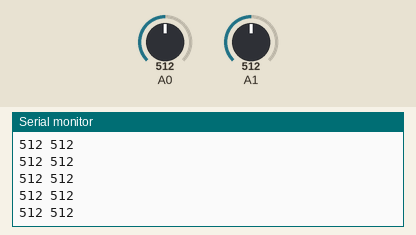
This sketch was run on a simulated Arduino Uno, built with avr-gcc and run on an emulated ATmega328P. Parts: the last lines printed to the serial monitor. Inputs (shaded band) come from the test bench; at power-on: A0 = 512, A1 = 512.

Above: at 1.2 s.
1.3 s: A0 set to 716
At 1.68 s:
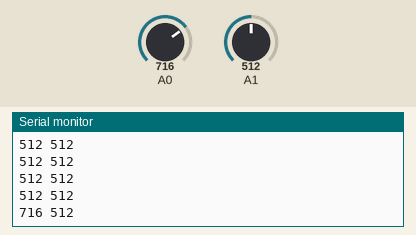
2.8 s: A1 set to 716
At 2.94 s:
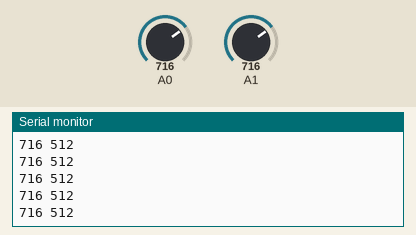
4.3 s: A0 set to 900
At 4.44 s:
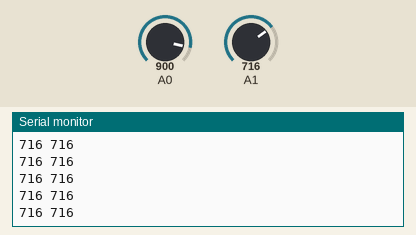
5.8 s: A1 set to 900
At 5.94 s:
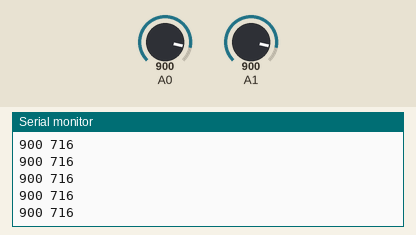
Timing chart, 0 to 8.3 s (numbered marks = the images above; inputs shaded):
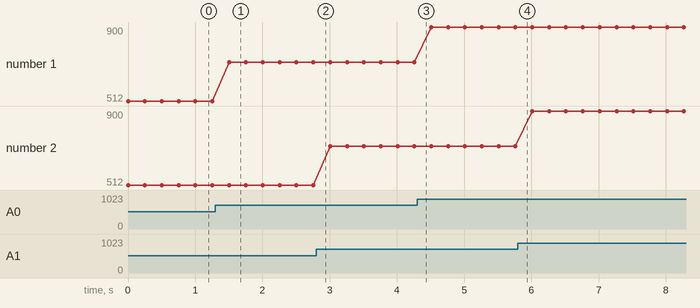

The sketch:

joy_stick.ino
```cpp
#define joyX A0
#define joyY A1

void setup() {
  Serial.begin(9600);

}

void loop() {
  int x,y;
  x = analogRead(A0);
  y = analogRead(A1);
  Serial.print(x);
  Serial.print(" ");
  Serial.print(y);
  Serial.print("\r\n");
  delay(250);


}
```

Measured:
- after the input at 1.3 s, the serial monitor: prints a new line after 0.20 s (image 1)
- plotted number 1: 512 → 716 after the input at 1.3 s, 716 → 900 after the input at 4.3 s
